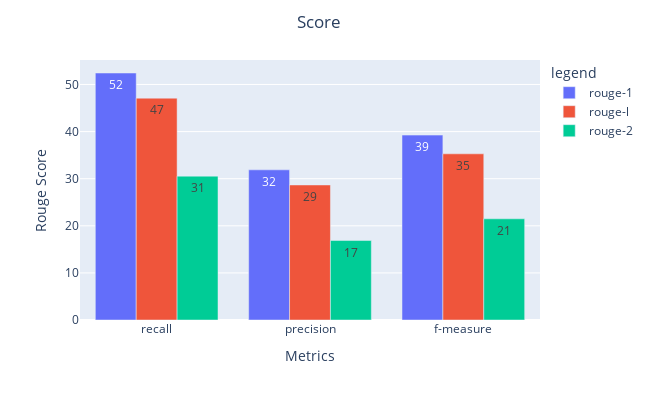

This figure's notebook cell:
### Markdown cell above
![newplot.png](attachment:41c6ca4b-c8d5-43ae-a9f3-4436725df739.png)

### Code cell
fig = px.bar(BartRouge*100, x=BartRouge.index, y=BartRouge.columns,
             barmode='group',
             text_auto='.2s',
             labels={
                     "Algo": "Algorithms",
                     "value": "Rouge Score",
                     "variable": "legend",
                     'index': "Metrics"
                 })
fig.update_layout( width=650,
                  height=400,
                title={
                  'text': "Score",
                  'y':.96,
                  'x':0.49,
                  'xanchor': 'center',
                  'yanchor': 'top'})

fig.show()

### Figure 1 — Plotly figure (JSON) as saved in the notebook; plotly's stock layout.template omitted (floating-point values rounded to 4 significant figures)
{"data": [{"alignmentgroup": "True", "hovertemplate": "legend=rouge-1<br>Metrics=%{x}<br>Rouge Score=%{y}<extra></extra>", "legendgroup": "rouge-1", "marker": {"color": "#636efa", "pattern": {"shape": ""}}, "name": "rouge-1", "offsetgroup": "rouge-1", "orientation": "v", "showlegend": true, "textposition": "auto", "texttemplate": "%{y:.2s}", "x": ["recall", "precision", "f-measure"], "xaxis": "x", "y": [52.44, 31.88, 39.25], "yaxis": "y", "type": "bar"}, {"alignmentgroup": "True", "hovertemplate": "legend=rouge-l<br>Metrics=%{x}<br>Rouge Score=%{y}<extra></extra>", "legendgroup": "rouge-l", "marker": {"color": "#EF553B", "pattern": {"shape": ""}}, "name": "rouge-l", "offsetgroup": "rouge-l", "orientation": "v", "showlegend": true, "textposition": "auto", "texttemplate": "%{y:.2s}", "x": ["recall", "precision", "f-measure"], "xaxis": "x", "y": [47.09, 28.67, 35.28], "yaxis": "y", "type": "bar"}, {"alignmentgroup": "True", "hovertemplate": "legend=rouge-2<br>Metrics=%{x}<br>Rouge Score=%{y}<extra></extra>", "legendgroup": "rouge-2", "marker": {"color": "#00cc96", "pattern": {"shape": ""}}, "name": "rouge-2", "offsetgroup": "rouge-2", "orientation": "v", "showlegend": true, "textposition": "auto", "texttemplate": "%{y:.2s}", "x": ["recall", "precision", "f-measure"], "xaxis": "x", "y": [30.54, 16.87, 21.49], "yaxis": "y", "type": "bar"}], "layout": {"xaxis": {"anchor": "y", "domain": [0, 1], "title": {"text": "Metrics"}}, "yaxis": {"anchor": "x", "domain": [0, 1], "title": {"text": "Rouge Score"}}, "legend": {"title": {"text": "legend"}, "tracegroupgap": 0}, "margin": {"t": 60}, "barmode": "group", "title": {"text": "Score", "y": 0.96, "x": 0.49, "xanchor": "center", "yanchor": "top"}, "width": 650, "height": 400}}
